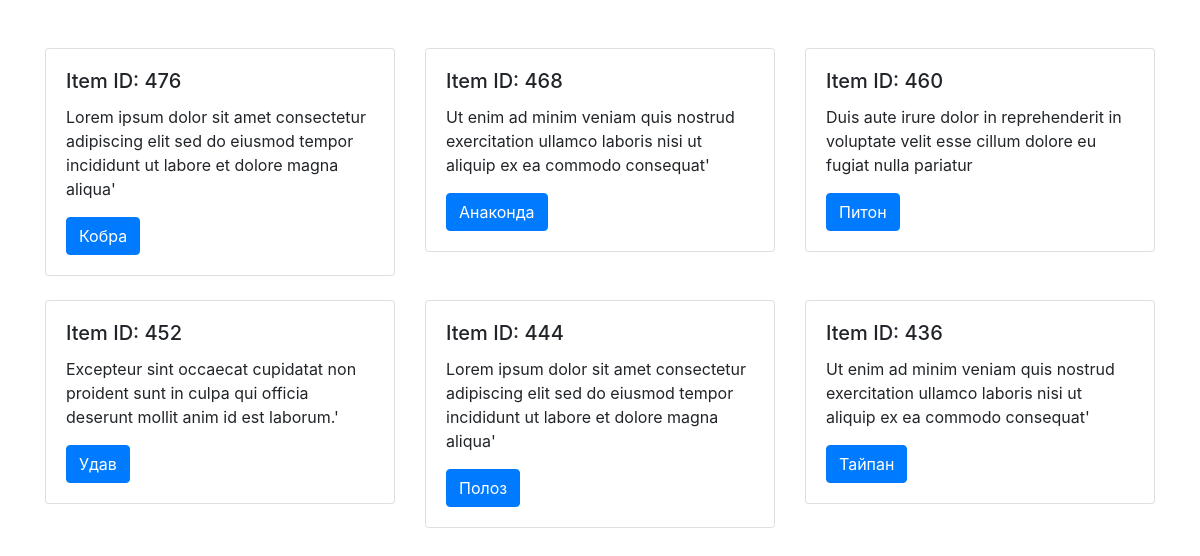
The page / on the database its author committed.
### main.py (models this page shows)
class Items(db.Model):
    id = db.Column(db.Integer, primary_key=True)
    item_id = db.Column(db.String(50), unique=True, nullable=False)
    data = db.Column(db.String(50), nullable=False)
    description = db.Column(db.String(300), nullable=False)

### main.py (the view)
@app.route('/')
def index():
    items = Items.query.all()
    if not items:
        create_db()
    return render_template('index.html', items=items)

### templates/index.html (shortened to what this page needs)
<!DOCTYPE html>
<html lang="en">
<head>
    <link href="https://maxcdn.bootstrapcdn.com/bootstrap/4.5.2/css/bootstrap.min.css" rel="stylesheet">
</head>
<body>
    <div class="container mt-5">
        <div class="row">
            {% for item in items %}
            <div class="col-md-4 mb-4">
                <div class="card">
                    <div class="card-body">
                        <h5 class="card-title">Item ID: {{ item.item_id }}</h5>
                        <p class="card-text">{{ item.description }}</p>
                        <a href="/hello" class="btn btn-primary">{{ item.data }}</a>
                    </div>
                </div>
            </div>
            {% endfor %}
        </div>
    </div>
</body>
</html>

### rows shown on the page
Items: item_id "476", description "Lorem ipsum dolor sit amet consectetur adipiscing elit sed do eiusmod tempor incididunt ut labore et dolore magna aliqua'", data "Кобра"
Items: item_id "468", description "Ut enim ad minim veniam quis nostrud exercitation ullamco laboris nisi ut aliquip ex ea commodo consequat'", data "Анаконда"
Items: item_id "460", description "Duis aute irure dolor in reprehenderit in voluptate velit esse cillum dolore eu fugiat nulla pariatur", data "Питон"
Items: item_id "452", description "Excepteur sint occaecat cupidatat non proident sunt in culpa qui officia deserunt mollit anim id est laborum.'", data "Удав"
Items: item_id "444", description "Lorem ipsum dolor sit amet consectetur adipiscing elit sed do eiusmod tempor incididunt ut labore et dolore magna aliqua'", data "Полоз"
Items: item_id "436", description "Ut enim ad minim veniam quis nostrud exercitation ullamco laboris nisi ut aliquip ex ea commodo consequat'", data "Тайпан"
